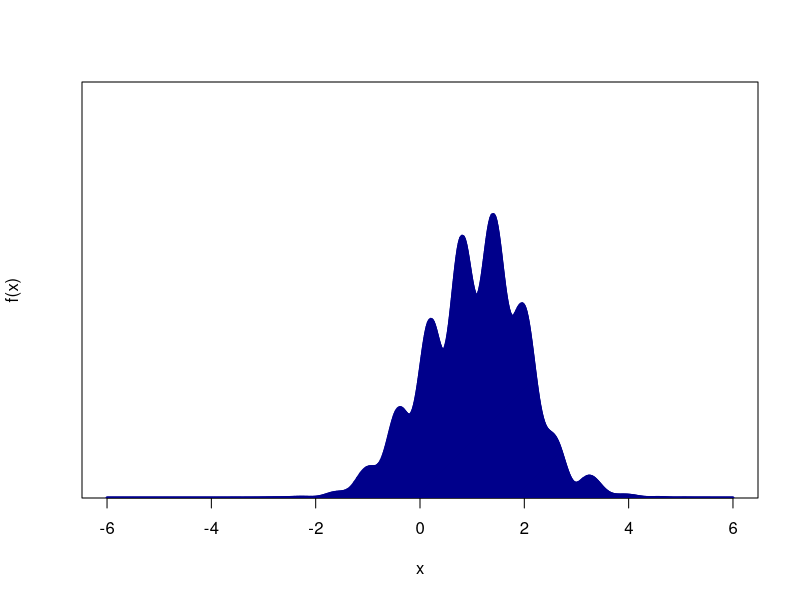
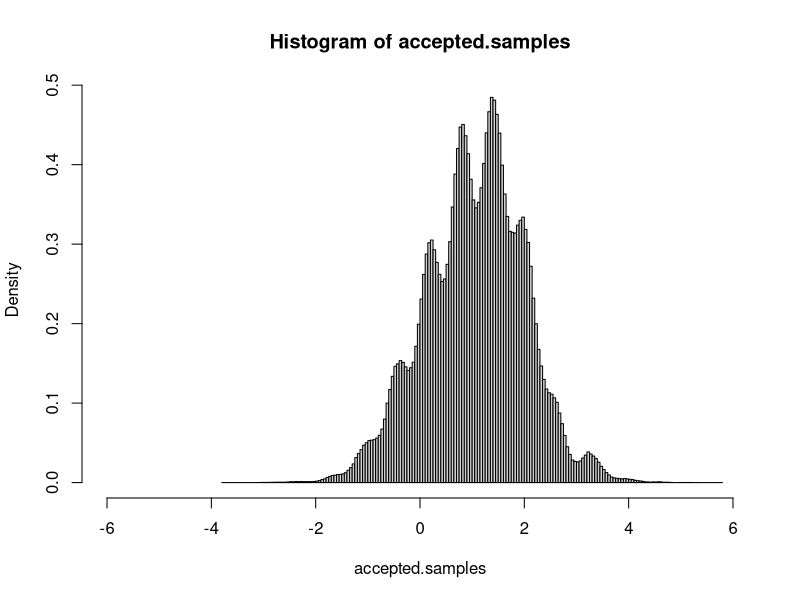
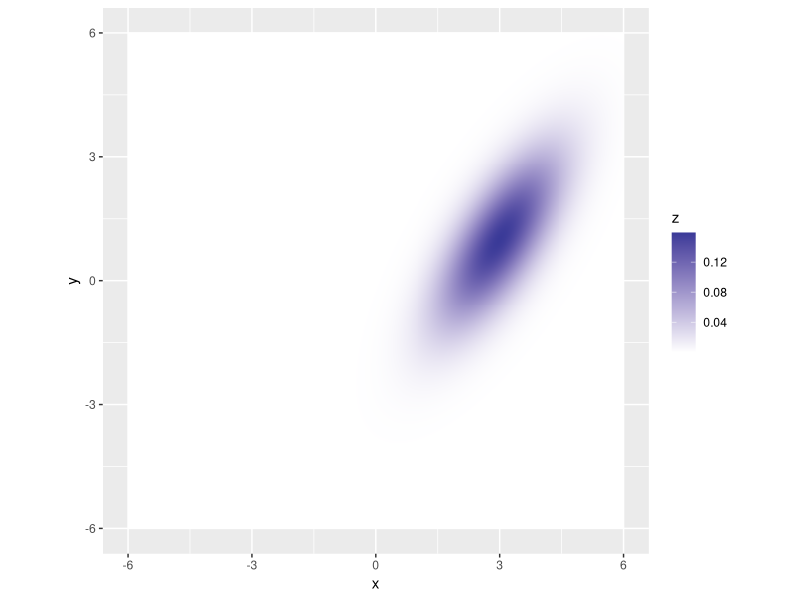

These figures' R source, in order: (Note: this script raises an error after producing the figures.)
## ---- chunk 1
set.seed(1)
## ---- chunk 2
f = function(x){
  (sin(.2 * x^3) + sin(x^2)/5 + 2.5 + sin(10 * x)/2) * dnorm(x, mean = 1)
}

min.x = -6
max.x = 6
## ---- chunk 3
xs = seq(min.x, max.x, length = 500)

plot(
  xs, 
  f(xs), 
  type = "n",
  xlim = range(xs),
  ylim = c(0, 2),
  xlab = "x",
  ylab = "f(x)",
  yaxs = "i",
  yaxt = "n"
)

polygon(
  c(min(xs), xs, max(xs)), 
  c(0, f(xs), 0), 
  density = 100, 
  lwd = 3, 
  col = "darkblue"
)

## ---- chunk 4
N = 10000000
ceiling = 2

# Step 1: Throw N darts (uniformly distributed x-y pairs) at the plot above.
test.xs = runif(N, min = min.x, max = max.x)
test.ys = runif(N, min = 0, max = ceiling)


# Step 2: Throw away any samples that hit white areas (above the curve)
accepted.samples = test.xs[test.ys < f(test.xs)]

# Step 3: Study the samples however you want
hist(accepted.samples, breaks = 150, xlim = c(min.x, max.x), freq = FALSE)

mean(accepted.samples)

quantile(accepted.samples, probs = seq(0, 1, length = 10))

## ---- chunk 5
library(MASS)
library(ggplot2)
lik = function(x, y){dnorm(x-3) * dnorm(y - x + 2)}

grid.values = seq(min.x, max.x, length = 500)
grid = expand.grid(x = grid.values, y = grid.values)
z = lik(grid$x, grid$y)

gaussian.plot = ggplot(data = grid, aes(x = x, y = y)) + geom_raster(aes(fill = z)) + scale_fill_gradient2() + coord_equal()

gaussian.plot
## ---- chunk 6
maxit = 50

samples = matrix(NA, nrow = maxit, ncol = 2, dimnames = list(NULL, c("x", "y")))
samples[1, ] = c(0,0) # start at 0,0

for(i in 2:maxit){
  
  # propose a new sample point
  proposal = samples[i - 1, ] + rnorm(2, mean = 0, sd = 1)

  # Compare its likelihood with the current position
  old.lik = lik(samples[i - 1, "x"], samples[i - 1, "y"])
  new.lik = lik(proposal["x"], proposal["y"])
  
  ratio = new.lik / old.lik
  
  # flip a coin and accept the new proposal with probability min(ratio, 1)
  if(rbinom(1, size = 1, prob = min(ratio, 1))){
    samples[i, ] = proposal
  }else{
    # If you don't accept the proposal, just keep what you had in the last time step
    samples[i, ] = samples[i - 1, ]
  }
    
}


gaussian.plot + geom_path(mapping = aes(x = samples[,"x"], y = samples[,"y"]), color = "orange") + geom_point(mapping = aes(x = samples[,"x"], y = samples[,"y"]))
## ---- chunk 7
maxit = 50

samples = matrix(NA, nrow = maxit, ncol = 2, dimnames = list(NULL, c("x", "y")))
samples[1, ] = c(0,0) # start at 0,0

for(i in 2:maxit){
  
  # propose a new sample point
  proposal = samples[i - 1, ] + rnorm(2, mean = 0, sd = 1)

  # Compare its likelihood with the current position
  old.lik = lik(samples[i - 1, "x"], samples[i - 1, "y"])
  new.lik = lik(proposal["x"], proposal["y"])
  
  ratio = new.lik / old.lik
  
  # flip a coin and accept the new proposal with probability min(ratio, 1)
  if(rbinom(1, size = 1, prob = min(ratio, 1))){
    samples[i, ] = proposal
  }else{
    samples[i, ] = samples[i - 1, ]
  }
    
}


gaussian.plot + geom_path(mapping = aes(x = samples[,"x"], y = samples[,"y"]), color = "orange") + geom_point(mapping = aes(x = samples[,"x"], y = samples[,"y"]))
## ---- chunk 8
maxit = 10000

samples = matrix(NA, nrow = maxit, ncol = 2, dimnames = list(NULL, c("x", "y")))
samples[1, ] = c(0,0) # start at 0,0

for(i in 2:maxit){
  
  # propose a new sample point
  proposal = samples[i - 1, ] + rnorm(2, mean = 0, sd = 1)

  # Compare its likelihood with the current position
  old.lik = lik(samples[i - 1, "x"], samples[i - 1, "y"])
  new.lik = lik(proposal["x"], proposal["y"])
  
  ratio = new.lik / old.lik
  
  # flip a coin and accept the new proposal with probability min(ratio, 1)
  if(rbinom(1, size = 1, prob = min(ratio, 1))){
    samples[i, ] = proposal
  }else{
    samples[i, ] = samples[i - 1, ]
  }
    
}


ggplot(data = NULL, mapping = aes(x = samples[,"x"], y = samples[,"y"])) + stat_density2d(geom = "tile", aes(fill = ..density..), contour = FALSE) + scale_fill_gradient2() + xlim(-6,6) + ylim(-6,6) + coord_equal()
